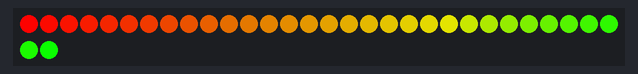
A sketch run on a simulated ESP8266 (NodeMCU). On the bench: 32 RGB LEDs in strip order, left to right, continuing on the next row. WiFi joins after 1.5 s; servers stay silent unless stated; what the sketch prints to the serial monitor is not drawn.

Above: at 2.65 s.
At 6.67 s:
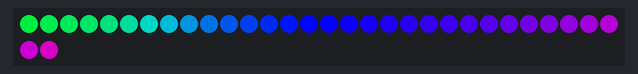
At 10.68 s:
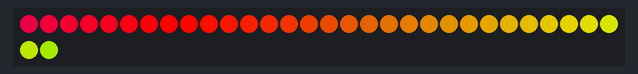
At 15.94 s:
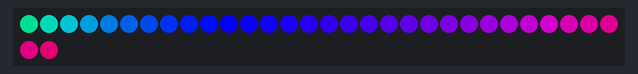
At 21.5 s:
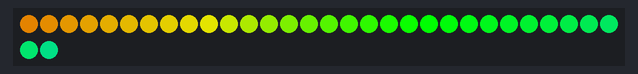
At 39.72 s:
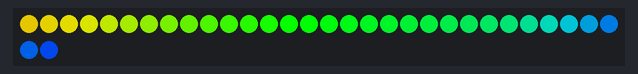

The sketch:

ESP8266_WiFi_AP_ColorControl.ino
```cpp
#include <ESP8266WiFi.h>
#include <WiFiClient.h>
#include <ESP8266WebServer.h>
#include <FastLED.h>

#define LED_PIN     2
#define NUM_LEDS    32
#define BRIGHTNESS  255
#define LED_TYPE    WS2812B
#define COLOR_ORDER GRB
#define UPDATES_PER_SECOND 30
CRGB leds[NUM_LEDS];

/* Set these to your desired credentials. */
const char *ssid = "YOUR NET";
const char *password = "YOUR PASS";
String colorPage = "<!DOCTYPE html><head><title>Color Control Panel</title></head><body><h1>You now control the light color.</h1><form action='/' method='POST'>Red (0-255):<input type='number' name='red' min='0' max='255'><br>Green (0-255):<input type='number' name='green' min='0' max='255'><br>Blue (0-255):<input type='number' name='blue' min='0' max='255'><br><input type='submit'></form></body></html>";

ESP8266WebServer server(80);
CRGBPalette16 currentPalette;
TBlendType    currentBlending;

void handleRoot() {
  server.send(200, "text/html", colorPage);
}

void handlePost() {
  if (server.args() == 3) {
    uint8_t red = atol(server.arg(0).c_str());
    uint8_t grn = atol(server.arg(1).c_str());
    uint8_t blu = atol(server.arg(2).c_str());
    Serial.println("got new color...");
    fill_solid(currentPalette, 16, CRGB(red, grn, blu));
  }
  else {
    currentPalette = RainbowColors_p;
  }
  handleRoot();
}

void FillLEDsFromPaletteColors(uint8_t colorIndex)
{
    uint8_t brightness = 255;

    for(int i = 0; i < NUM_LEDS; i++) {
        leds[i] = ColorFromPalette(currentPalette, colorIndex, brightness, currentBlending);
        colorIndex += 3;
    }
}

WiFiClient client;

void setup() {
  delay(1000);
  Serial.begin(115200);
  Serial.println();
  Serial.print("Connecting to ");
  Serial.println(ssid);

  WiFi.begin(ssid, password);

  while (WiFi.status() != WL_CONNECTED) {
    delay(500);
    Serial.print(".");
  }

  Serial.println("");
  Serial.println("WiFi connected");
  Serial.println("IP address: ");
  Serial.println(WiFi.localIP());

  server.on("/", HTTP_GET, handleRoot);
  server.on("/", HTTP_POST, handlePost);
  server.begin();
  Serial.println("HTTP server started");

  FastLED.addLeds<LED_TYPE, LED_PIN, COLOR_ORDER>(leds, NUM_LEDS).setCorrection( TypicalLEDStrip );
  FastLED.setBrightness(BRIGHTNESS);

  currentPalette = RainbowColors_p;
  currentBlending = LINEARBLEND;
}

void loop() {
  server.handleClient();
  static uint8_t startIndex = 0;
  startIndex = startIndex + 1; /* motion speed */

  FillLEDsFromPaletteColors(startIndex);

  FastLED.show();
  FastLED.delay(1000 / UPDATES_PER_SECOND);
}
```
